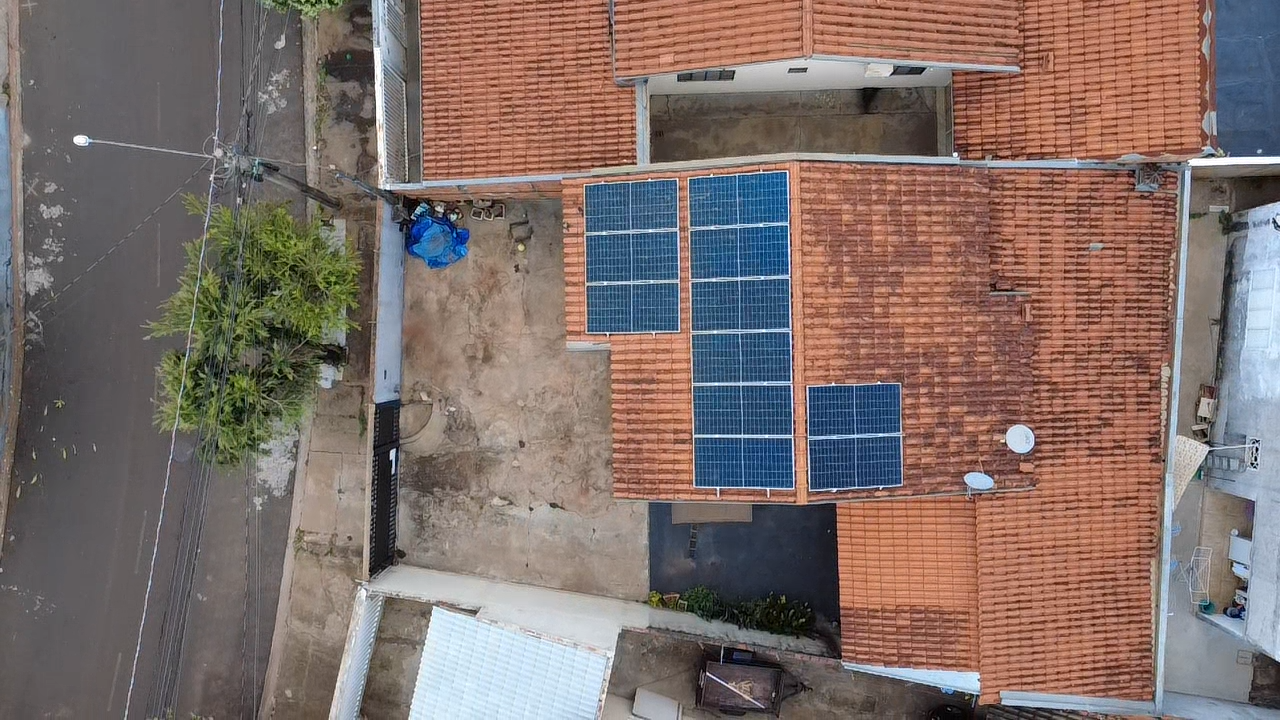
#> input picture posts/obra-11placas/foto_cima.png, 1280 x 720 px, given in place of logo_branco.png, which was not available
$ python layout.py
#> lines starting #> are read from the running program, lines starting #| are printed output that depends on the picture; after the words box and inside, x2 and y2 are one past the last pixel; in counts of white or black regions, pixels touching at a corner belong together; pictures that were not available may be replaced by others from this repository, and a replacement may not be noted
import os,sys
from PIL import Image, ImageDraw, ImageFont, ImageFilter, ImageOps
R='/home/claude/gw-posts'; D=R+'/posts/obra-14placas'
FD=R+'/assets/fonts'
def pop(w,s): return ImageFont.truetype(f'{FD}/Poppins-{w}.ttf',s)
def beb(s): return ImageFont.truetype(f'{FD}/BebasNeue-Regular.ttf',s)
DARK=(8,24,18); GREEN=(34,197,94); YELLOW=(250,204,21); WHITE=(255,255,255); SOFT=(228,240,232); MUTED=(190,220,200)
logo=Image.open(R+'/assets/logo_branco.png').convert('RGBA')
cima=Image.open(D+'/foto_cima.png').convert('RGB')
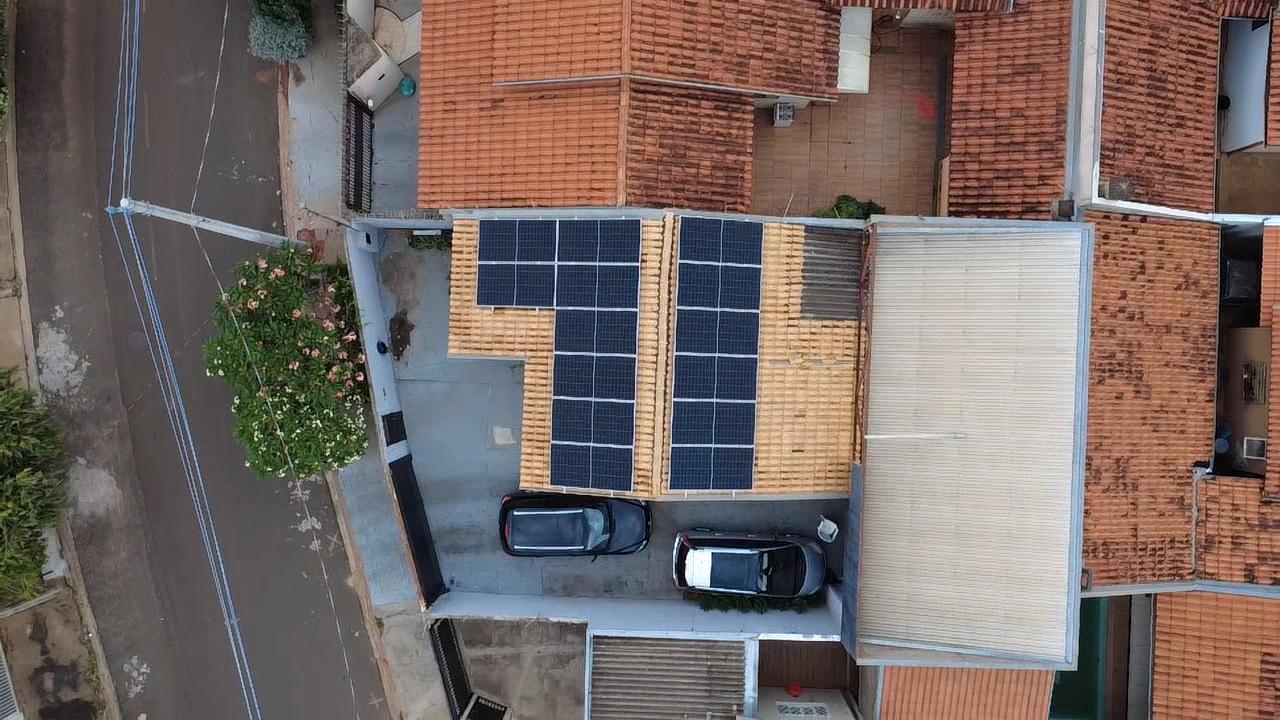
#> input picture posts/obra-14placas/foto_cima.png, 1280 x 720 px, found by its file name
#> cima is the input picture: PIL image 1280x720 RGB; mean R, G, B 117.8, 104.5, 100.3
frente=Image.open(D+'/foto_frente.png').convert('RGB')
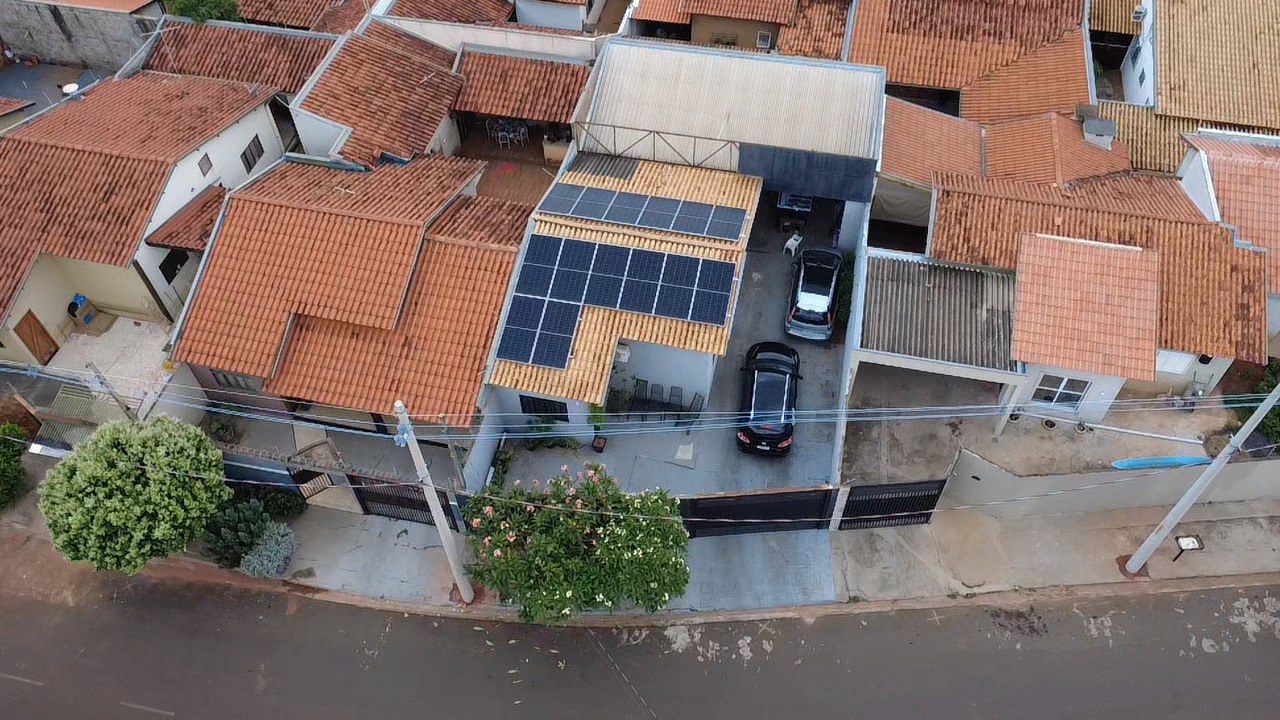
#> input picture posts/obra-14placas/foto_frente.png, 1280 x 720 px, found by its file name
#> frente is the input picture: PIL image 1280x720 RGB; mean R, G, B 126.2, 111.5, 105.8
# desfoca a frente dos carros (privacidade de placa)
for box in [(735,415,805,465),(785,295,840,340)]:
    reg=frente.crop(box).filter(ImageFilter.GaussianBlur(6)); frente.paste(reg,box[:2])
def cover(im,W,H,fx=0.5,fy=0.5):
#> called with W = 468, H = 570, fx = 0.5, fy = 0.4
    r=max(W/im.width,H/im.height); im=im.resize((int(im.width*r)+1,int(im.height*r)+1),Image.LANCZOS)
#> after `r = max(W / im.width, H / im.height)`: r = 0.792
    x=int((im.width-W)*fx); y=int((im.height-H)*fy); return im.crop((x,y,x+W,y+H))
#> after `x = int((im.width - W) * fx)`: x = 273
#> after `y = int((im.height - H) * fy)`: y = 0
def rounded(im,rad):
#> called with rad = 26
    m=Image.new('L',im.size,0); ImageDraw.Draw(m).rounded_rectangle([0,0,im.width-1,im.height-1],radius=rad,fill=255)
#> after `m = Image.new('L', im.size, 0)`: m: PIL image 468x570 L; every value is 0
#> after `ImageDraw.Draw(m).rounded_rectangle([0, 0, im.width - 1, im.height - 1`:
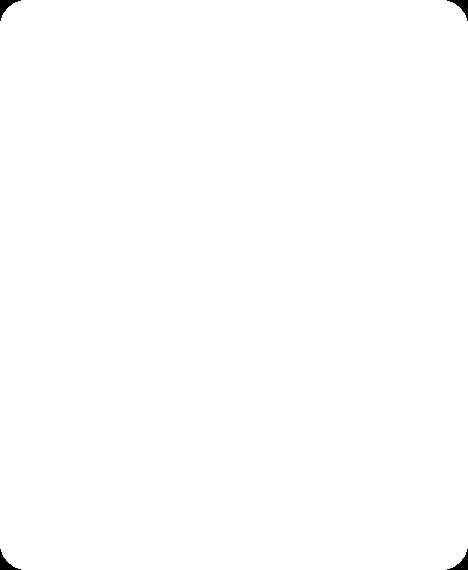
#> m: PIL image 468x570 L; 99.8% white; 4 black regions, box (x1, y1, x2, y2) and area: (0, 0, 21, 21) 150, (447, 0, 468, 21) 150, (0, 549, 21, 570) 150, (447, 549, 468, 570) 150
    out=Image.new('RGBA',im.size); out.paste(im,(0,0),m); return out
#> after `out = Image.new('RGBA', im.size)`: out: PIL image 468x570 RGBA; every value is 0
def frame(base,im,x,y,w,h,fx=0.5,fy=0.5):
    d=ImageDraw.Draw(base); d.rounded_rectangle([x-4,y-4,x+w+4,y+h+4],radius=30,fill=YELLOW)
    p=rounded(cover(im,w,h,fx,fy),26); base.paste(p,(x,y),p)
def render(W,H,out):
    story=H>1500; pad=60
    base=Image.new('RGB',(W,H),DARK); d=ImageDraw.Draw(base)
    # brilho sutil
    top=170 if story else 50
    lg=logo.resize((150,int(logo.height*150/logo.width)),Image.LANCZOS); base.paste(lg,(W-pad-150,top),lg)
    d.text((pad,top+6),'OBRA ENTREGUE · RIO PRETO E REGIÃO',font=pop('Bold',24),fill=GREEN)
    ft=beb(118 if not story else 130)
    d.text((pad,top+44),'MAIS UMA CASA',font=ft,fill=WHITE)
    d.text((pad,top+44+int(ft.size*0.9)),'GERANDO ENERGIA',font=ft,fill=YELLOW)
    y=top+44+int(ft.size*1.85)+24
    if story:
        fw=W-2*pad; h1=410; h2=410
        frame(base,cima,pad,y,fw,h1,0.5,0.45); y+=h1+28
        frame(base,frente,pad,y,fw,h2,0.5,0.4); y+=h2+36
    else:
        gap=24; fw=(W-2*pad-gap)//2; fh=570
        frame(base,cima,pad,y,fw,fh,0.5,0.4)
        frame(base,frente,pad+fw+gap,y,fw,fh,0.42,0.4); y+=fh+36
    stats=[('14','placas de 610 W'),('4','microinversores'),('+R$ 900','de economia/mês')]
    n=3; g=18; bw=(W-2*pad-2*g)//3; bh=140
    for i,(v,k) in enumerate(stats):
        x=pad+i*(bw+g)
        d.rounded_rectangle([x,y,x+bw,y+bh],radius=22,fill=(14,38,28),outline=YELLOW if i==2 else GREEN,width=3)
        fv=beb(78)
        while d.textlength(v,font=fv)>bw-40: fv=beb(fv.size-4)
        d.text((x+24,y+14),v,font=fv,fill=YELLOW if i==2 else WHITE)
        d.text((x+24,y+96),k,font=pop('Medium',22),fill=MUTED)
    y+=bh+26
    d.text((pad,y),'Cerca de 1.050 kWh por mês gerados no telhado. Economia média de 80%.',font=pop('Medium',22 if not story else 26),fill=SOFT)
    fy=H-(64 if not story else 200)-80
    t='Simulação gratuita · (17) 99671-7575'; fc=pop('Bold',32)
    d.rounded_rectangle([pad,fy,W-pad,fy+80],radius=40,fill=GREEN)
    d.text((W/2,fy+40),t,font=fc,fill=DARK,anchor='mm')
    base.save(out,quality=92)
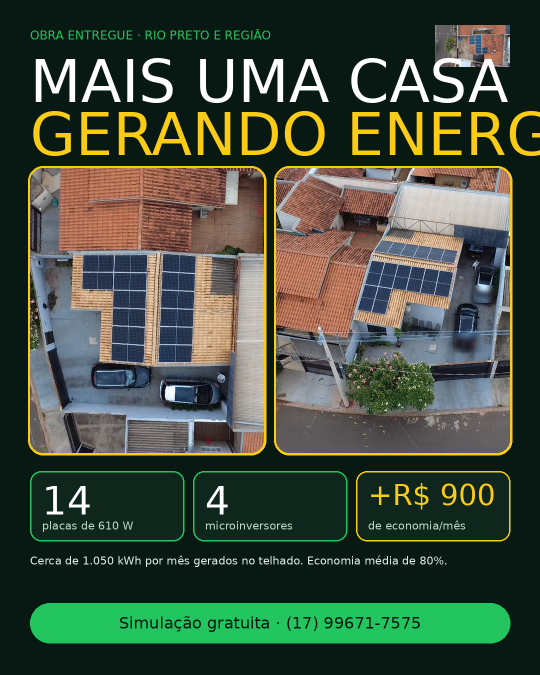
#> saved as arte_feed.jpg: PIL image 1080x1350 RGB (shown at 1/2 size); mean R, G, B 65.4, 77.5, 61.1
render(1080,1350,D+'/arte_feed.jpg'); render(1080,1920,D+'/arte_story.jpg')
#> call 2 of render, with W = 1080, H = 1920
#> call 3 of rounded, with rad = 26
#> in rounded (call 3), `m = Image.new('L', im.size, 0)`: m: PIL image 960x410 L; every value is 0
#> in rounded (call 3), `ImageDraw.Draw(m).rounded_rectangle([0, 0, im.width - 1, im.height - 1`:
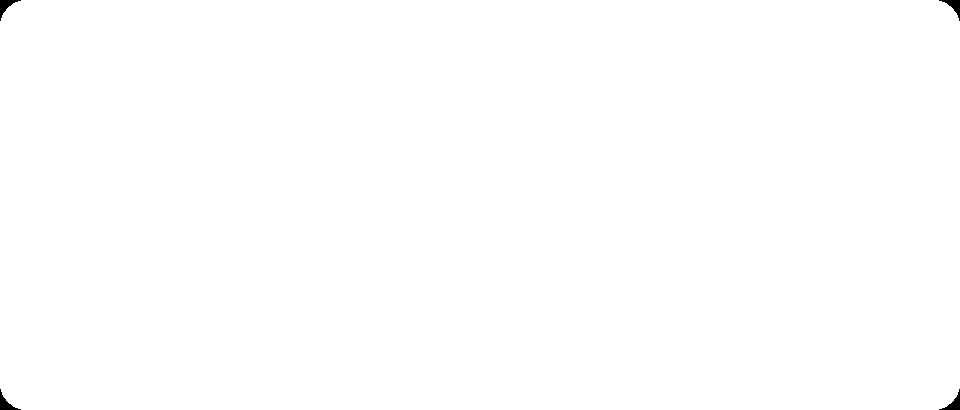
#> m: PIL image 960x410 L; 99.8% white; 4 black regions, box (x1, y1, x2, y2) and area: (0, 0, 21, 21) 150, (939, 0, 960, 21) 150, (0, 389, 21, 410) 150, (939, 389, 960, 410) 150
#> in rounded (call 3), `out = Image.new('RGBA', im.size)`: out: PIL image 960x410 RGBA; every value is 0
#> call 4 of cover, with W = 960, H = 410, fx = 0.5, fy = 0.4
#> in cover (call 4), `return im.crop((x, y, x + W, y + H))`:
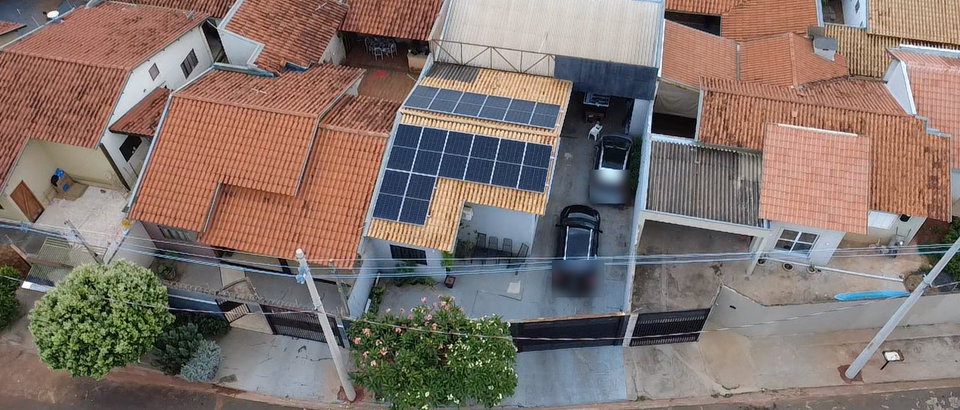
#> returned value: PIL image 960x410 RGB; mean R, G, B 129.8, 114.8, 108.2
#> in render (call 2), `base.save(out,quality=92)`:
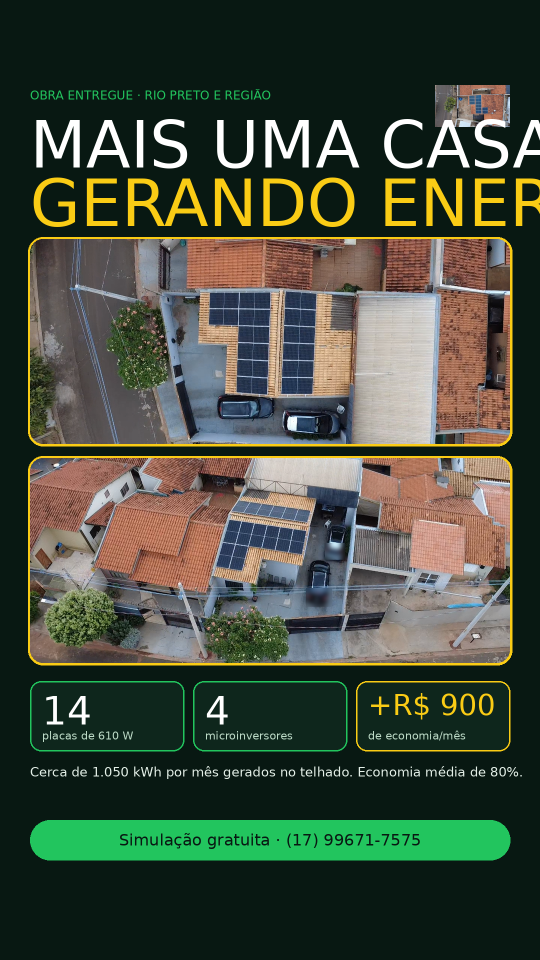
#> saved as arte_story.jpg: PIL image 1080x1920 RGB (shown at 1/2 size); mean R, G, B 65.7, 74.6, 59.7
